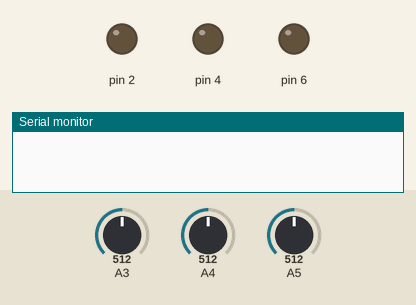
A sketch run on a simulated Arduino Leonardo, built with avr-gcc and run on an emulated ATmega32U4. On the bench: output pins drawn as LEDs (lit = HIGH), the last lines printed to the serial monitor. The test bench sets the inputs (shaded band); at power-on: A3 = 512, A4 = 512, A5 = 512. The modem accepts every AT command (registered, SIM ready, sends succeed) and sends nothing else.

Above: at 0.1 s.
At 1.1 s:
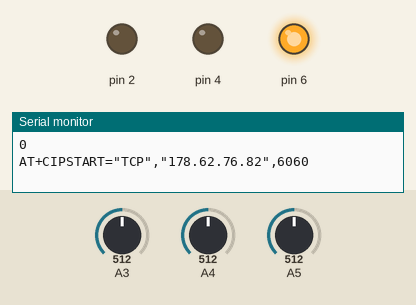
Timing chart, 0 to 2.6 s (numbered marks = the images above):
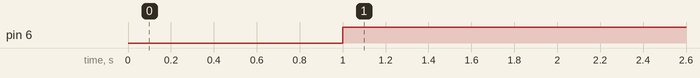

Measured:
- by itself, pin 6: LOW → HIGH at 1.0 s

The sketch:

sensor.ino
```cpp
char serialbuffer[1000];//serial buffer for request url

//globales values
int currentSensorValue5, currentSensorValue4, currentSensorValue3;
int captorValues[3];
// Etat du change 0:sec -- > 3:saturation
int state = 0, lastState = 0;
//globales serveur
//String ip = "192.168.1.54";
String ip = "178.62.76.82";

void setup() {
  //connection à l'ESP8266
  Serial1.begin(115200);
  //debug avec la console
  Serial.begin(115200);

  // initialize les pin en tant que sortie.
  pinMode(2, OUTPUT);
  pinMode(4, OUTPUT);
  pinMode(6, OUTPUT);
  pinMode(8, INPUT);

  //set mode needed for new boards
  Serial1.println("AT+RST");
  //delay(1000);
  //Serial1.println("AT+CWMODE=1");
  //delay(1000);//delay after mode change
  //Serial1.println("AT+RST");

  //connect to wifi network
  Serial1.println("AT+CWJAP=\"Sylvain\",\"paproto93\"");
  delay(1000);
}

void loop() {
  Serial.println(state);
  //output everything from ESP8266 to the Arduino Micro Serial output
  while (Serial1.available() > 0) {
    Serial.write(Serial1.read());
  }

  if (Serial.available() > 0) {
    //read from serial until terminating character
    int len = Serial.readBytesUntil('\n', serialbuffer, sizeof(serialbuffer));

    //trim buffer to length of the actual message
    String message = String(serialbuffer).substring(0,len-1);
    Serial.println("message: " + message);

    //Verification si une commande est envoyé ou une url dans la console
    if(message.substring(0,2)=="AT"){
      //make command request
      Serial.println("COMMAND REQUEST");
      Serial1.println(message);
    }else{

     // On débute la liaison
     String startcommand = "AT+CIPSTART=\"TCP\",\"" + ip + "\",6060";
     Serial.println(startcommand);
     Serial1.println(startcommand);
     delay(3000);
     // requete web
      Serial.println("WEB REQUEST");
      WebRequest(message);
    }
  }

  // lecture des connexions au capteur
  currentSensorValue5 = analogRead(A5);
  currentSensorValue4 = analogRead(A4);
  currentSensorValue3 = analogRead(A3);
  checkSensorValue();

  // Si l'état n'est plus le même que le précédent on envoie une notification
  if(state != lastState && state > 0){
    sendAlert();
  }

  // On écrase lastState avant de réexecuter la loop
  lastState = state;

  delay(1000);
}

// set State en fonction de la valeur du capteur
void checkSensorValue() {
  // On check nos entrées avec une marge d'erreur au cas ou et on evite d'écraser la détéction d'une fuite une fois que le courant passe plus
  // puis on les mets dan un tableau
  if (currentSensorValue5 > 10) {
    captorValues[0] = currentSensorValue5;
  }
  if (currentSensorValue4 > 10) {
    captorValues[1] = currentSensorValue4;
  }
  if (currentSensorValue3 > 10) {
    captorValues[2] = currentSensorValue3;
  }

  // On va checker chaque entrée du tableau pour donner une valeur à l'état de la couche
  state = 0;
  int i;
  for (i = 0; i < 3; i = i + 1) {
    if (captorValues[i] >= 10) {
      state++;
    }
  }

  //Serial.println(state);
  if (state == 1){
    digitalWrite(2, HIGH);
  }
  if (state == 2){
    digitalWrite(4, HIGH);
  }
  if (state == 3){
    digitalWrite(6, HIGH);
  }
}

// Préparation de l'envoi des notifications0
void sendAlert() {
  // On débute la liaison
  String startcommand = "AT+CIPSTART=\"TCP\",\"" + ip + "\",6060";
  Serial.println(startcommand);
  Serial1.println(startcommand);
  delay(3000);
  // requete web
  Serial.println("WEB REQUEST");
  WebRequest("178.62.76.82:6060/alert?resident=duhamel&type=1&zone=1");
}

//web request needs to be sent without the http for now, https still needs some working
void WebRequest(String request){
  delay(1000);
  //find the dividing marker between domain and path
  int slash = request.indexOf('/');

  //grab the domain
  String domain;
  if(slash>0){
    domain = request.substring(0,slash);
  }else{
    domain = request;
  }

  //get the path
  String path;
  if(slash>0){
    path = request.substring(slash);
  }else{
    path = "/";
  }

  //output domain and path to verify
  Serial.println("domain: |" + domain + "|");
  Serial.println("path: |" + path + "|");

  //test for a start error
  if(Serial1.find("Error")){
    Serial.println("error on start");
    return;
  }

  //create the request command
  String sendcommand = "POST http://"+ domain + path + " HTTP/1.0\r\n\r\n\r\n";//works for most cases

  Serial.print(sendcommand);

  //send
  Serial1.print("AT+CIPSEND=");
  Serial1.println(sendcommand.length());

  //debug the command
  Serial.print("AT+CIPSEND=");
  Serial.println(sendcommand.length());

  //delay(5000);
  if(Serial1.find(">")){
    Serial.println(">");
  }else{
    Serial1.println("AT+CIPCLOSE");
    Serial.println("connect timeout");
    delay(1000);
    return;
  }

  delay(1000);
  //Serial.print(getcommand);
  Serial1.print(sendcommand);
}
```
